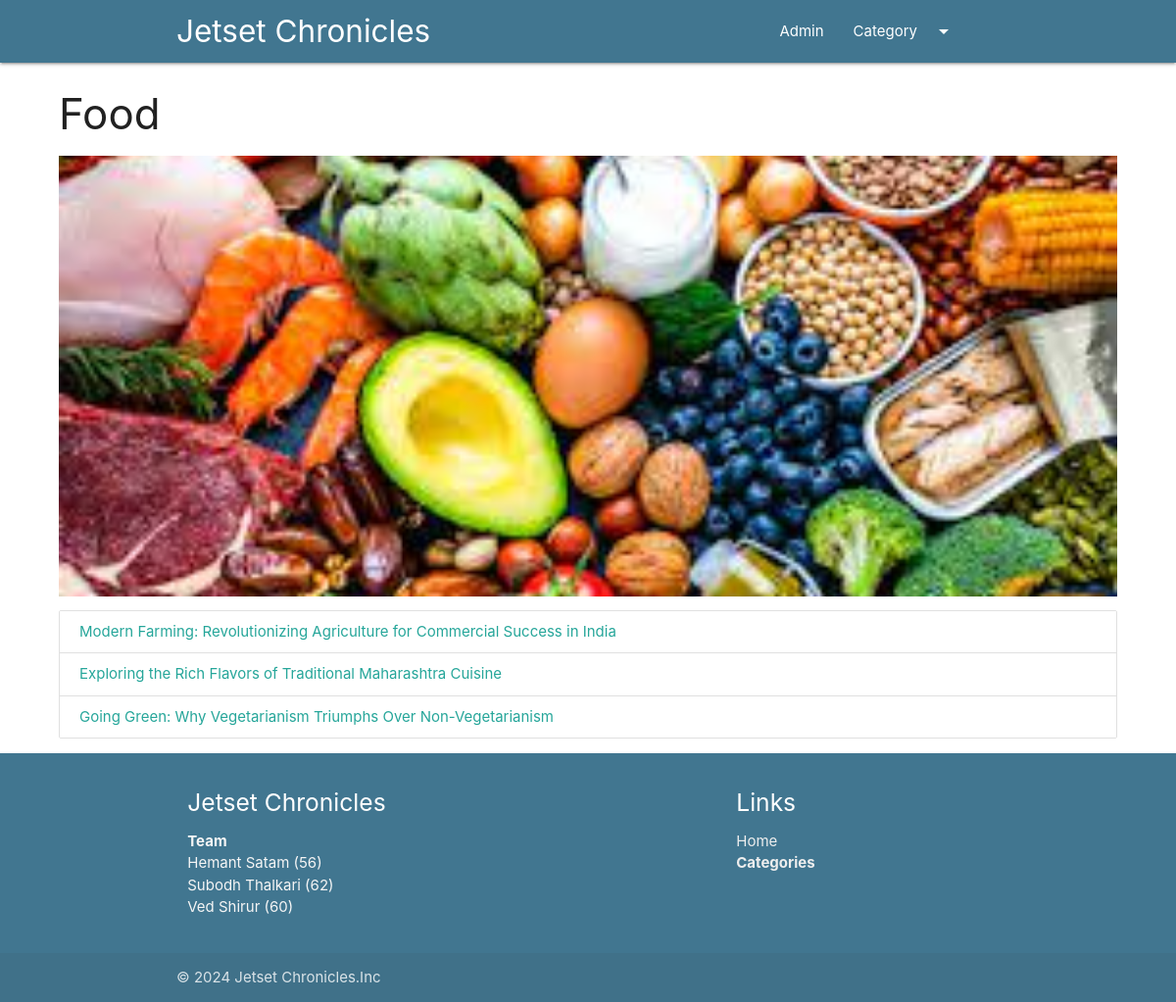
/category/food, run on the app's committed database.
### blog/models.py (models this page shows, shortened)
class Category(models.Model):
    cat_id = models.AutoField(primary_key=True)
    title = models.CharField(max_length=100)
    description = models.TextField()
    url = models.CharField(max_length=100)
    image = models.ImageField(upload_to='category/')
    add_date = models.DateTimeField(auto_now_add=True, null=True)

class Post(models.Model):
    post_id = models.AutoField(primary_key=True)
    title = models.CharField(max_length=200)
    content =  models.TextField()
    url = models.CharField(max_length=100)
    cat = models.ForeignKey(Category, on_delete=models.CASCADE)
    image = models.ImageField(upload_to='post/',default='default_image.jpg')

### blog/views.py (the view)
# urls.py: path('category/<slug:url>',category),
def category(request,url):
    cat= Category.objects.get(url=url)
    posts=Post.objects.filter(cat=cat)
    return render(request,"category.html",{'cat':cat,'posts':posts})

### template/category.html (shortened to what this page needs)
{% extends 'base.html' %}
{%block content%}
<div class="container-custom">
    <h3 >{{cat.title}}</h3>
    <div class="img-container">
        <img src="/media/{{cat.image}}" alt="responsive-img" style="max-height:450px;width:100%;object-fit:cover;">
    </div>
        <div class="collection">
            {%for p in posts%}
        <a href="/blog/{{p.url}}" class="collection-item">{{p.title}}</a>
            {% empty %}
            <h3>No posts in this category</h3>
            {%endfor%}
      </div>
</div>
{% endblock%}

### blog/static/css/style.css (style rules this page uses)
.container-custom { width:90%!important; margin:auto; }

### data on the page
Category: title "Food", image (picture)
Post: title "Modern Farming: Revolutionizing Agriculture for Commercial Success in India"
Post: title "Exploring the Rich Flavors of Traditional Maharashtra Cuisine"
Post: title "Going Green: Why Vegetarianism Triumphs Over Non-Vegetarianism"
